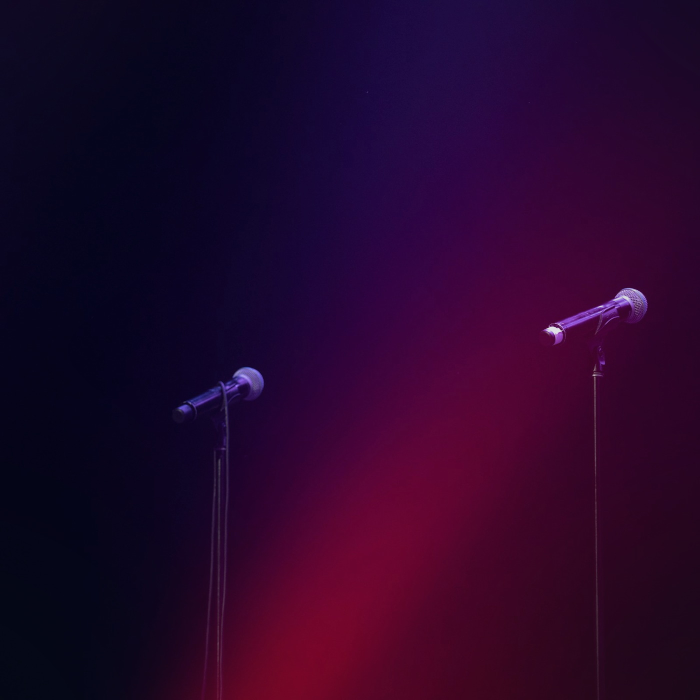
#> input picture assets/photos/경제정책_6_unsplash_1.jpg, 1400 x 1400 px (shown at 1/2 size)
$ python -i photo_quality.py   (imports and definitions only)
#> lines starting #> are read from the running program, lines starting #| are printed output that depends on the picture
# -*- coding: utf-8 -*-
"""사진 라이브러리의 '중복'과 '썸네일 적합도'를 실제 픽셀로 판정한다.

    python _engine/photo_quality.py audit          # 현재 라이브러리 진단
    python _engine/photo_quality.py audit --fix    # 근접중복 자동 정리(index 갱신)

왜 필요한가 (2026-08-03, 사용자: "같은 사진 중복 최악"):
  장수만 늘리면 중복이 해결되지 않는다. 같은 검색어로 20장을 받으면 거의 똑같은
  아파트 사진 20장이 쌓일 뿐이고, 스톡 API는 서로 다른 출처에서 같은 사진을
  주기도 한다. 파일명이 다르니 순환 로직은 '다른 사진'으로 착각한다.
  → 파일명이 아니라 픽셀로 같은지 봐야 한다.

두 가지를 본다:
  1) 근접중복(dhash) — 사람 눈에 "또 그 사진이네" 소리가 나오는 쌍을 잡는다
  2) 썸네일 적합도  — 우리 썸네일은 흰 글씨를 얹는다. 사진이 너무 밝으면
     카피가 죽는다(dim을 올려도 한계). 밝기·대비를 재서 미리 알려준다.
"""

import argparse
import io
import json
import os
import sys

from PIL import Image, ImageStat

# [9 lines left out: function _force_utf8_stdout, not called in this run]

PHOTO_DIR = os.path.join("assets", "photos")
INDEX_PATH = os.path.join(PHOTO_DIR, "index.json")

# dhash 해밍거리가 이 값 이하면 '구조가 비슷하다'고 본다.
# 0~4: 거의 동일(리사이즈·재압축본), 5~10: 같은 촬영의 다른 컷일 가능성.
DUP_DISTANCE = 10

# ※ dhash 만으로는 오탐이 난다. 한강 다리 사진과 실리콘 웨이퍼 접사가 거리 9로
#   잡힌 적이 있다 — 둘 다 '반복되는 가로 띠' 구조라서 밝기 패턴이 닮았다(실측).
#   그래서 색 분포까지 같아야 중복으로 확정한다. 파랑-회색 도시 vs 노란 웨이퍼처럼
#   색이 완전히 다르면 구조가 닮아도 사람 눈엔 전혀 다른 사진이다.
COLOR_LIMIT = 0.22

# 자동 삭제(--fix)는 이 거리 이하에서만 한다. 애매한 건 사람이 보고 지운다 —
# 잘못 지우면 다양성이 오히려 줄어드는 게 이 작업의 목적과 정반대이므로 보수적으로.
AUTOFIX_DISTANCE = 4

# 썸네일 배경으로 쓸 때 흰 글씨가 살아남는 평균 밝기 상한(0~255).
# 이보다 밝으면 dim을 크게 줘야 하고, 그래도 답답하면 다른 사진을 쓰는 게 낫다.
BRIGHT_LIMIT = 165


def dhash(path, size=8):
    """인접 픽셀 밝기 비교로 만드는 64비트 지각 해시.

    리사이즈·재압축·약간의 크롭에도 값이 거의 안 변해서 '같은 사진'을 잘 잡는다.
    (파일 해시(md5)는 1픽셀만 달라도 완전히 달라져서 이 용도로는 못 쓴다.)"""
    try:
        im = Image.open(path).convert("L").resize((size + 1, size), Image.LANCZOS)
    except OSError:
        return None
    px = list(im.tobytes())   # getdata()는 Pillow 14에서 제거 예정
    bits = 0
    for row in range(size):
        for col in range(size):
            left = px[row * (size + 1) + col]
            right = px[row * (size + 1) + col + 1]
            bits = (bits << 1) | (1 if left > right else 0)
    return bits


def hamming(a, b):
    return bin(a ^ b).count("1")


def color_signature(path, bins=4):
    """RGB 색 분포를 정규화한 벡터. 구조가 아니라 '색감'을 비교하기 위한 값.

    채널당 bins개 구간으로 나눈 3차원 히스토그램을 1차원으로 편다."""
    try:
        im = Image.open(path).convert("RGB").resize((64, 64), Image.LANCZOS)
    except OSError:
        return None
    step = 256 // bins
    hist = [0] * (bins ** 3)
    data = im.tobytes()
    for i in range(0, len(data), 3):
        r, g, b = data[i] // step, data[i + 1] // step, data[i + 2] // step
        hist[min(r, bins - 1) * bins * bins
             + min(g, bins - 1) * bins
             + min(b, bins - 1)] += 1
    total = sum(hist) or 1
    return [h / total for h in hist]


# [38 lines left out: functions color_distance, brightness, suggest_dim, not called in this run]


def _load_index():
    try:
        with open(INDEX_PATH, encoding="utf-8") as f:
            return json.load(f)
    except (OSError, ValueError):
        return {}


# [7 lines left out: function _save_index, not called in this run]


def library_entries():
    """index.json 에 있고 실물 파일도 존재하는 사진 목록."""
    idx = _load_index()
    out = []
    for fname, meta in idx.items():
        if fname.startswith("_") or not isinstance(meta, dict):
            continue
        path = os.path.join(PHOTO_DIR, fname)
        if os.path.exists(path):
            cat = meta.get("카테고리") or fname.split("_")[0]
            out.append((fname, path, cat))
    return out


# [24 lines left out: function find_duplicates, not called in this run]


def is_duplicate_of_library(path, distance=DUP_DISTANCE, entries=None):
    """새로 받은 사진이 이미 라이브러리에 있는 것과 겹치는지.

    소싱 단계에서 이걸로 걸러야 중복이 애초에 안 쌓인다(사후 정리보다 확실하다).
    반환: 겹치는 기존 파일명 또는 None."""
    h = dhash(path)
#> in dhash, `px = list(im.tobytes())`: px = 72 values, max 41 at index 34, min 7 at index 27, mean 20.1
#> after the loop in dhash, `for row in range(size):`: bits = 14088107362225688335
#> h = 14088107362225688335
    if h is None:
        return None
    sig = color_signature(path)
#> in color_signature, `im = Image.open(path).convert("RGB").resize((64, 64), Image.LANCZOS)`:
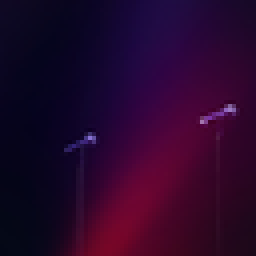
#> im: PIL image 64x64 RGB (shown 4 times larger); mean R, G, B 39.5, 5.7, 43.2
#> the loop in color_signature, `for i in range(0, len(data), 3):` made 4096 passes
#> (i, b) on passes 2 to 4: (3, 0), (6, 0), (9, 0)
#> after the loop in color_signature, `for i in range(0, len(data), 3):`: hist = 64 values, max 2932 at index 0, min 0 at index 2, mean 64
#> in color_signature, `total = sum(hist) or 1`: total = 4096
#> sig = 64 values, max 0.716 at index 0, min 0 at index 2, mean 0.0156
    entries = entries if entries is not None else library_entries()
    for fname, epath, cat in entries:
        eh = dhash(epath)
        if eh is None or hamming(h, eh) > distance:
            continue
        if color_distance(sig, color_signature(epath)) <= COLOR_LIMIT:
            return fname
    return None


# [97 lines left out: functions audit, reindex, main, not called in this run]


# [2 lines not run here, left out]

>>> result = is_duplicate_of_library('../assets/photos/경제정책_6_unsplash_1.jpg')
